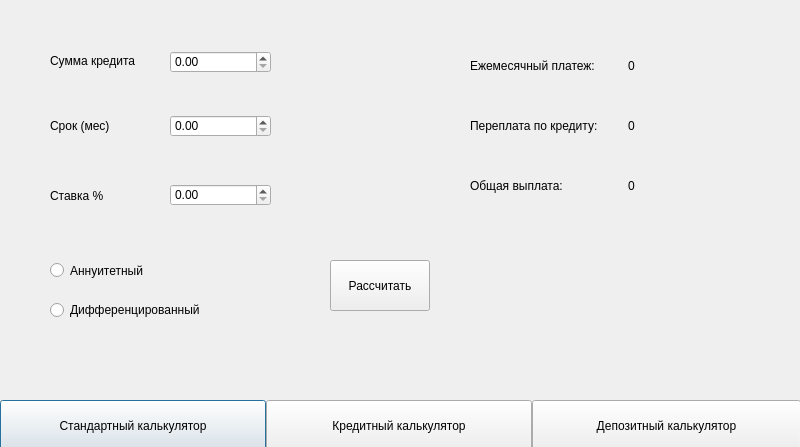
<?xml version="1.0" encoding="UTF-8"?>
<ui version="4.0">
 <class>credit_calc</class>
 <widget class="QDialog" name="credit_calc">
  <property name="geometry">
   <rect>
    <x>0</x>
    <y>0</y>
    <width>800</width>
    <height>447</height>
   </rect>
  </property>
  <property name="windowTitle">
   <string>Dialog</string>
  </property>
  <widget class="QPushButton" name="pushButton">
   <property name="geometry">
    <rect>
     <x>0</x>
     <y>400</y>
     <width>266</width>
     <height>51</height>
    </rect>
   </property>
   <property name="text">
    <string>Стандартный калькулятор</string>
   </property>
  </widget>
  <widget class="QPushButton" name="pushButton_2">
   <property name="geometry">
    <rect>
     <x>266</x>
     <y>400</y>
     <width>266</width>
     <height>51</height>
    </rect>
   </property>
   <property name="text">
    <string>Кредитный калькулятор</string>
   </property>
  </widget>
  <widget class="QPushButton" name="pushButton_3">
   <property name="geometry">
    <rect>
     <x>532</x>
     <y>400</y>
     <width>269</width>
     <height>51</height>
    </rect>
   </property>
   <property name="text">
    <string>Депозитный калькулятор</string>
   </property>
  </widget>
  <widget class="QLabel" name="label_2">
   <property name="geometry">
    <rect>
     <x>50</x>
     <y>40</y>
     <width>171</width>
     <height>41</height>
    </rect>
   </property>
   <property name="text">
    <string>Сумма кредита</string>
   </property>
  </widget>
  <widget class="QLabel" name="label_3">
   <property name="geometry">
    <rect>
     <x>50</x>
     <y>110</y>
     <width>111</width>
     <height>31</height>
    </rect>
   </property>
   <property name="text">
    <string>Срок (мес)</string>
   </property>
  </widget>
  <widget class="QLabel" name="label_4">
   <property name="geometry">
    <rect>
     <x>50</x>
     <y>160</y>
     <width>81</width>
     <height>71</height>
    </rect>
   </property>
   <property name="text">
    <string>Ставка %</string>
   </property>
  </widget>
  <widget class="QLabel" name="label_5">
   <property name="geometry">
    <rect>
     <x>470</x>
     <y>40</y>
     <width>161</width>
     <height>51</height>
    </rect>
   </property>
   <property name="text">
    <string>Ежемесячный платеж:</string>
   </property>
  </widget>
  <widget class="QLabel" name="label_6">
   <property name="geometry">
    <rect>
     <x>470</x>
     <y>110</y>
     <width>151</width>
     <height>31</height>
    </rect>
   </property>
   <property name="text">
    <string>Переплата по кредиту:</string>
   </property>
  </widget>
  <widget class="QLabel" name="label_7">
   <property name="geometry">
    <rect>
     <x>470</x>
     <y>160</y>
     <width>131</width>
     <height>51</height>
    </rect>
   </property>
   <property name="text">
    <string>Общая выплата:</string>
   </property>
  </widget>
  <widget class="QLabel" name="month_pay">
   <property name="geometry">
    <rect>
     <x>628</x>
     <y>58</y>
     <width>161</width>
     <height>16</height>
    </rect>
   </property>
   <property name="text">
    <string>0</string>
   </property>
  </widget>
  <widget class="QLabel" name="overpayment">
   <property name="geometry">
    <rect>
     <x>628</x>
     <y>118</y>
     <width>161</width>
     <height>16</height>
    </rect>
   </property>
   <property name="text">
    <string>0</string>
   </property>
  </widget>
  <widget class="QLabel" name="total_payout">
   <property name="geometry">
    <rect>
     <x>628</x>
     <y>178</y>
     <width>161</width>
     <height>16</height>
    </rect>
   </property>
   <property name="text">
    <string>0</string>
   </property>
  </widget>
  <widget class="QDoubleSpinBox" name="doubleSpinBox_credit_sum">
   <property name="geometry">
    <rect>
     <x>170</x>
     <y>51</y>
     <width>101</width>
     <height>22</height>
    </rect>
   </property>
  </widget>
  <widget class="QDoubleSpinBox" name="doubleSpinBox_term">
   <property name="geometry">
    <rect>
     <x>170</x>
     <y>115</y>
     <width>101</width>
     <height>22</height>
    </rect>
   </property>
  </widget>
  <widget class="QDoubleSpinBox" name="doubleSpinBox_bet">
   <property name="geometry">
    <rect>
     <x>170</x>
     <y>184</y>
     <width>101</width>
     <height>22</height>
    </rect>
   </property>
  </widget>
  <widget class="QRadioButton" name="radioButton_an">
   <property name="geometry">
    <rect>
     <x>50</x>
     <y>260</y>
     <width>171</width>
     <height>21</height>
    </rect>
   </property>
   <property name="text">
    <string>Аннуитетный</string>
   </property>
  </widget>
  <widget class="QRadioButton" name="radioButton_di">
   <property name="geometry">
    <rect>
     <x>50</x>
     <y>300</y>
     <width>171</width>
     <height>20</height>
    </rect>
   </property>
   <property name="text">
    <string>Дифференцированный</string>
   </property>
  </widget>
  <widget class="QPushButton" name="pushButton_count">
   <property name="geometry">
    <rect>
     <x>330</x>
     <y>260</y>
     <width>100</width>
     <height>51</height>
    </rect>
   </property>
   <property name="text">
    <string>Рассчитать</string>
   </property>
  </widget>
  <widget class="QLabel" name="month_pay_2">
   <property name="geometry">
    <rect>
     <x>628</x>
     <y>80</y>
     <width>161</width>
     <height>16</height>
    </rect>
   </property>
   <property name="text">
    <string/>
   </property>
  </widget>
 </widget>
 <resources/>
 <connections/>
</ui>
